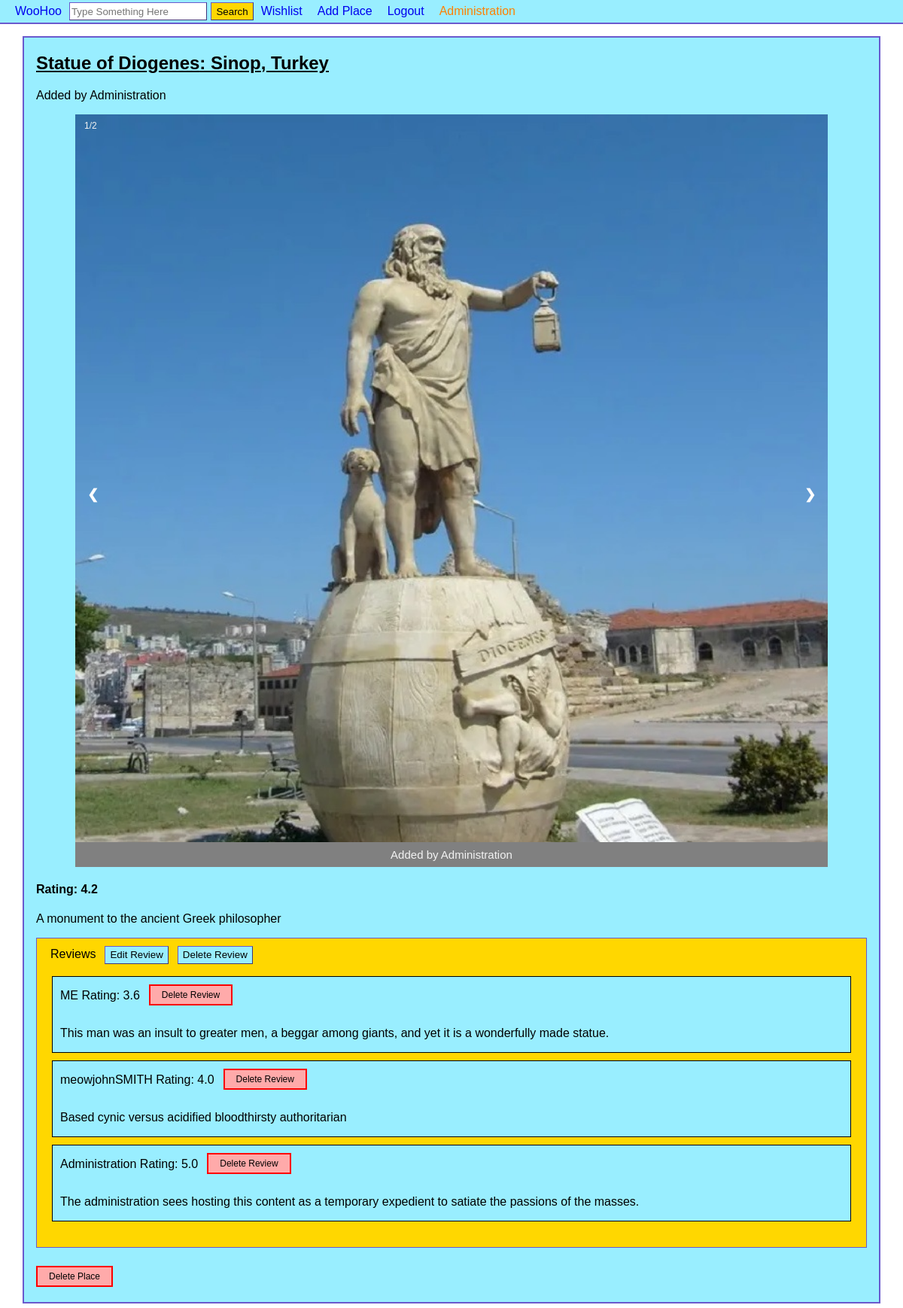
The page /place.php?place=9 (signed in) on the database its author committed.
### tables this page shows
CREATE TABLE `users` (
  `userID` int(11) NOT NULL,
  `username` varchar(255) NOT NULL,
  `email` varchar(255) NOT NULL,
  `password` varchar(255) NOT NULL,
  `dateRegistered` date NOT NULL
);

CREATE TABLE `places` (
  `placeID` int(11) NOT NULL,
  `placeName` varchar(255) NOT NULL,
  `city` varchar(255) NOT NULL,
  `country` varchar(255) NOT NULL,
  `description` text DEFAULT NULL,
  `reviewScore` decimal(10,1) DEFAULT NULL,
  `userID` int(11) NOT NULL
);

CREATE TABLE `pictures` (
  `pictureID` int(11) NOT NULL,
  `image` varchar(255) NOT NULL,
  `placeID` int(11) NOT NULL,
  `userID` int(11) NOT NULL
);

CREATE TABLE `reviews` (
  `reviewID` int(11) NOT NULL,
  `userID` int(11) NOT NULL,
  `placeID` int(11) NOT NULL,
  `score` decimal(10,1) DEFAULT NULL,
  `written` text DEFAULT NULL
);

### place.php (the view, shortened to what this page needs)
<?php
if(isset($_SESSION["loggedin"])) {
  $user_id = $_SESSION["uid"];
}
require('database.php');
$place = $_GET['place'];
try {
	$placeQ = "SELECT * FROM places WHERE placeID=" . $place;
	$s5 = $db->prepare($placeQ);
	$s5->execute();
	$results = $s5->fetchAll();
	if ($results == null) {
		header('location: place_404.php');
	} else $results = $results[0];
} catch (PDOException $ex) {
	if(!isset($_GET['logout'])) {
		throw $ex;
	}
	echo $ex->getMessage();
}
$pid = $results['placeID'];
?>
<!DOCTYPE html>
<html>
<head>
<link rel="stylesheet" href="style.css"/>
</head>
<body>
<header>
<?php include('header.php'); ?>
</header>
<div class="center">
<h2 style="text-decoration:underline;"><?php echo $results['placeName']; ?>: <?php echo $results['city']; ?>, <?php echo $results['country']; ?></h2>
<p>
<?php
$poster = $results['userID'];
$userQ = 'SELECT username FROM users WHERE userID='. $poster .' LIMIT 1';
$s1 = $db->prepare($userQ);
$s1->execute();
$username = $s1->fetchAll()[0];
if(!empty($username)){
echo 'Added by '. $username[0];
}
else{
echo 'Added by [Deleted]';
}
?></p>
<div class="slideshow-container">
<?php
$imgQ = "SELECT image, userID FROM pictures WHERE placeID=" . $results['placeID'];
$s2 = $db->prepare($imgQ);
$s2->execute();
$images = $s2->fetchAll();
$numImg = count($images);
$counter=1;
?>
<?php if(!empty($images[0]['image'])) : ?>
<?php
foreach($images as $img): ?>
<div class="mySlides fade">
     <div class="numbertext"><?php echo $counter.'/'.$numImg; ?></div>
     <img src="place_imgs/<?php
     	  $imgPath = $img['image'];
	  echo $imgPath;
	  ?>" alt="interesting" style="width:100%;">
      <div class="text">
      <?php
      $userQ = 'SELECT username FROM users WHERE userID='. $img['userID'] .' LIMIT 1';
      $s2 = $db->prepare($userQ);
      $s2->execute();
      $username = $s2->fetchAll()[0];
      if(!empty($username)){
      echo 'Added by '. $username[0];
      }
      else{
      echo 'Added by [Deleted]';
      }
      ?>
      </div>
</div>
<?php
$counter++;
endforeach;
?>
<a class="prev" onclick="plusSlides(-1)">&#10094;</a>
<a class="next" onclick="plusSlides(1)">&#10095;</a>
<?php endif; ?>
</div>
<h4>Rating: <?php
if(!is_null($results['reviewScore'])){
echo $results['reviewScore'];
}
else{
echo 'No ratings yet';
}
?></h4>
<p>
<?php echo $results['description']; ?>
</p>
<?php
$loggedIn = isset($user_id);
?>
<?php include('review.php'); ?>
<?php if($loggedIn && $user_id == 1){ ?>
<div style="display:inline-block;">
<a href="<?php echo 'deletePlace.php?place='.$place; ?>" class="deleteProfile" style="margin-top:2em;">Delete Place</a>
</div>
<?php } ?>
</div>
</body>
</html>

### header.php (shortened to what this page needs)
<?php
if (isset($_SESSION["uid"])) {
	$uid = $_SESSION["uid"];
	$query = "SELECT username FROM users WHERE userID='$uid'";
	$result = $db->prepare($query);
	$result->execute();
	$username = $result->fetch();
}
?>
<?php
$search = "";
$currPageBtnCSS = 'style="background-color:#EEFFFF;"';
?>
<nav>
	<div id="topLevel" class="top_navbar">
	<div style="display:inline" class="top_navbar">
		<ul id="headUL" class="top_navlist" >
			<li id="icon" ><a href="index.php"><span>WooHoo</span></a></li>
			<li id="navSearch" >
				<form method="POST" name="searchBar" action="browse.php">
					<input type="search" name="query" placeholder="Type Something Here"
					value="<?php echo $search;?>"/>
					<input style="margin-left: 1px;" type="submit" value="Search" />
				</form>
			</li>
			<?php if(isset($_SESSION["loggedin"])) : ?>
				<li <?php if(str_contains($_SERVER['REQUEST_URI'], 'wishlist.php'))
					echo $currPageBtnCSS; ?>>
				<a href="wishlist.php">Wishlist</a></li>
				<li <?php if(str_contains($_SERVER['REQUEST_URI'], 'addplace.php'))
					echo $currPageBtnCSS; ?>>
				<a href="addplace.php">Add Place</a></li>
				<li class="log" style="float:right";>
					<a href="?logout">Logout</a>
				</li>
				<li class="log" <?php
					if(str_contains($_SERVER['REQUEST_URI'], 'editprofile.php'))
						echo $currPageBtnCSS;
					else
						echo 'style="float:right;"';?>>
					<a href="editprofile.php" class="headUser"><?php echo $username['username'] ?></a>
				</li>
			<?php endif; ?>
		</ul>
	</div>
	</div>
</nav>

### review.php (shortened to what this page needs)
<?php
$query = "SELECT * FROM reviews WHERE placeID=" . $pid;
$do = $db->prepare($query);
$do->execute();
$reviews = $do->fetchAll();
if (count($reviews) != 0) {
	$text = "Reviews";
} else $text = "No reviews have been written for this location.";
?>
<div id="reviewPane">
<div style="display:flex;">
	<span style="padding-left:8px;float:left;margin-top:2px;margin-left:10px"><?php echo $text; ?></span>
	<?php if (isset($_SESSION["loggedin"])) : ?>
	<button id="addRev" type="button" style="float:left;" class="revBtn" onclick="toggleRevBox('Leave a review')">
	Leave a review</button>
	<form id="delRev" style="float:left; display:none;" action="review_delete.php" method="post">
		<input type="submit" class="revBtn" value="Delete Review"/>
	</form>
	<?php endif; ?>
</div>
<ul class="reviewList" id="rlist">
	<?php foreach($reviews as $review) : ?>
		<?php
		$username = "[Deleted]";
		$query = "SELECT username FROM users WHERE userID=" . $review['userID'];
		$do = $db->prepare($query);
		$do->execute();
		$result = $do->fetchAll();
		if ($result != null) {
			$username = $result[0]['username'];
		}
		?>
		<li>
			<div class="review">
				<?php if($review['written'] != '' & $review['written'] != NULL) : ?>
				<div style="display:flex;width:100%;">
					<p style="float:left;"> <?php echo $username; echo "\tRating: "; echo $review['score']; ?> </p>
					<?php if($loggedIn && $user_id == 1) : ?>
					<form style="float:right;margin-left:12px;" id="delRev" action="review_delete.php" method="post">
						<input type="submit" class="deleteProfile" value="Delete Review"/>
					</form>
					<?php endif; ?>
				</div>
				<p> <?php echo $review['written']; ?></p>
				<?php endif; ?>
			</div>
		</li>
	<?php endforeach; ?>
</ul>
<br/>
</div>

### style.css (style rules this page uses)
body { margin-top: 0px; margin-left: 0px; margin-right: 0px; }
.center { width: 95%; margin: 1em auto; padding: 1em; padding-top: 0; background-color: #99EEFF; border: 2px solid slateblue; }
#filters ul, li { padding: 0; list-style-type: none; }
.slideshow-container { max-width: 1000px; position: relative; margin: auto; }
.mySlides { display: none; }
.prev, .next { cursor: pointer; position: absolute; top: 50%; width: auto; margin-top: -22px; padding: 16px; color: white; font-weight: bold; font-size: 18px; transition: 0.6s ease; border-radius: 0 3px 3px 0; user-select: none; }
.next { right: 0; border-radius: 3px 0 0 3px; }
.text { color: #f2f2f2; background-color: grey; font-size: 15px; padding: 8px 12px; position: absolute; width: 100%; bottom:0; text-align: center; }
.numbertext { color: #f2f2f2; font-size: 12px; padding: 8px 12px; position: absolute; top: 0; }
.fade { -webkit-animation-name: fade; -webkit-animation-duration: 1.5s; animation-name: fade; animation-duration: 1.5s; }
* { box-sizing: border-box }
body { font-family: Verdana, sans-serif; margin:0 }
img { vertical-align: middle; }
.prev, .next { cursor: pointer; position: absolute; top: 50%; width: auto; padding: 16px; margin-top: -22px; color: white; font-weight: bold; font-size: 18px; transition: 0.6s ease; border-radius: 0 3px 3px 0; user-select: none; }
.deleteProfile { font-size: 12px; color:black; text-decoration: none; background-color: #FFAAAA; border: 2px solid red; padding: 5px 15px 5px 15px; float: right; margin-top: 10px; }

### header.php (style rules this page uses)
#navSearch form input { border: 1.5px outset slateblue; height: 24px; }
#navSearch form input[type="submit"] { cursor: pointer; background-color: rgb(255, 215, 0); }
.headUser { display: block; padding-top: 2.5px; color: rgb(255, 128, 0); }
.top_navbar { background-color: #99EEFF; }
.top_navlist { margin: 0; }
ul.top_navlist { list-style-type: none; overflow: hidden; font-family: sans-serif; padding-left: 10px; display: flex; align-item: center; }
ul.top_navlist li { float: left; vertical-align: middle; // display: flex; // align-item: center; }
ul.top_navlist li a, #logoutBtn { display: block; text-decoration: none; padding: 2.5px 10px 0 10px; font-family: arial; font-size: 1em; }
header { width: 100%; align-items: center; }
#topLevel { padding-bottom: 3px; padding-top: 3px; border-bottom: 2px solid slateblue; }

### review.php (style rules this page uses)
#reviewPane { background-color: rgb(255, 215, 0); padding-top: 10px; border: solid slateblue 1.5px; }
.reviewList { padding:0 20px 0 20px; }
.review { border: solid black 1.5px; margin-bottom: 10px; padding:0 10px 0 10px; background-color: #99EEFF; }
.revBtn { background-color: #99EEFF; border: 1.5px outset slateblue; height: 24px; margin-left: 12px; padding-bottom: 1px; padding-top: 0; cursor: pointer; }

### rows shown on the page
users: username "Administration"
places: placeName "Statue of Diogenes", city "Sinop", country "Turkey", reviewScore "4.2", description "A monument to the ancient Greek philosopher"
pictures: numImg "2", image (picture), userID.username "Administration"
reviews: userID.username "ME", score "3.6", written "This man was an insult to greater men, a beggar among giants, and yet it is a wonderfully made statue."
reviews: userID.username "meowjohnSMITH", score "4.0", written "Based cynic versus acidified bloodthirsty authoritarian"
reviews: userID.username "Administration", score "5.0", written "The administration sees hosting this content as a temporary expedient to satiate the passions of the masses."

### other values the page prints
$text "Reviews"
